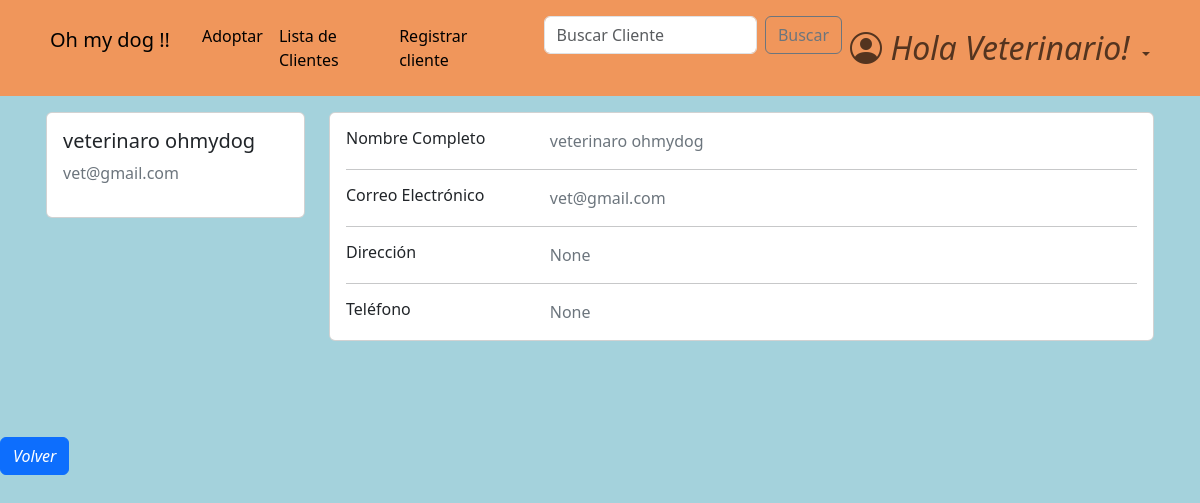
The app's page /accounts/profile/2 (signed in) with its own data.
### accounts/models.py (models this page shows, shortened)
class CustomUser(AbstractBaseUser, PermissionsMixin):
    email =                     models.EmailField(verbose_name="email", unique=True)    #.foreignKey ??
    name =                      models.CharField(max_length=25)   #slug es texto corto
    surname =                   models.CharField(max_length=30, blank=True, null=True)
    address =                   models.CharField(max_length=30, blank=True, null=True)
    telephone =                 models.SlugField(max_length=12, blank=True, null=True)
    is_active =                 models.BooleanField(default=True)
    is_staff =                  models.BooleanField(default=False)
    is_admin =                  models.BooleanField(default=False)
    last_login =                models.DateTimeField(verbose_name="last login", default=datetime.datetime.now)
    is_veterinario =            models.BooleanField(default=False)
    USERNAME_FIELD = "email"    #variable por la cual se ingresa, dice username pero seria como 'campo que representa el inicio de sesion'
    REQUIRED_FIELDS = ['name',]    #no permite registros si no tiene estos campos completos
    objects = CustomUserManager()

### accounts/views.py (the view)
# urls.py: path('profile/<pk>',views.profile_view, name= 'profile'),
def profile_view(request,pk):
    if not request.user.is_authenticated:
        return redirect('login')
    user = CustomUser.objects.get(pk=pk)
    context = {
        'user': user
    }
    return render(request, 'profile.html', context)

### accounts/templates/profile.html (shortened to what this page needs)
{% extends 'home.html' %}
{% block content %}
<main>
<div class="container card-izq " >
  <div class="row row-1">
    <div class="col-md-3">
      <div class="card">
        <div class="card-body">
          <h5>{{ user.name }} {{ user.surname }}</h5>
          <p class="text-secondary">{{ user.email }}</p>
        </div>
      </div>
    </div>
    <div class="col-md-9">
      <div class="card mb-3">
        <div class="card-body">
          <div class="row">
            <div class="col-sm-3">
              <h6 class="mb-0">Nombre Completo</h6>
            </div>
            <div class="col-sm-9 text-secondary">
              {{ user.name }} {{ user.surname }}
            </div>
          </div>
          <hr>
          <div class="row">
            <div class="col-sm-3">
              <h6 class="mb-0">Correo Electrónico</h6>
            </div>
            <div class="col-sm-9 text-secondary">
              {{ user.email }}
            </div>
          </div>
          <hr>
          <div class="row">
            <div class="col-sm-3">
              <h6 class="mb-0">Dirección</h6>
            </div>
            <div class="col-sm-9 text-secondary">
              {{ user.address }}
            </div>
          </div>
          <hr>
          <div class="row">
            <div class="col-sm-3">
              <h6 class="mb-0">Teléfono</h6>
            </div>
            <div class="col-sm-9 text-secondary">
              {{ user.telephone }}
            </div>
          </div>
        </div>
      </div>
    </div>
  </div>
</div>
<a href="{% url 'home' %}" class="btn btn-primary"><i>Volver</i></a>
</main>
{% endblock  %}

### pages/static/css/styles.css (style rules this page uses)
html { box-sizing: border-box; font-size: 16px; scroll-behavior: smooth; }
body { margin: 0; padding: 0; overflow-x: hidden; background-color: #a4d2dc; }
a { text-decoration: none; }
.card-izq { margin-bottom: 1rem; padding: 1rem; }
.row-1 { margin-bottom: 3rem; }

### records on screen
CustomUser: name "veterinaro", surname "ohmydog", email "vet@gmail.com", address "None", telephone "None"
